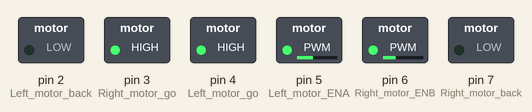
The sketch below on a simulated Arduino Uno, built with avr-gcc and run on an emulated ATmega328P. Parts: switched loads named in the sketch (green lamp = pin HIGH).

Above: at 0.1 s.
Timing chart, 0 to 1.6 s (numbered marks = the images above):
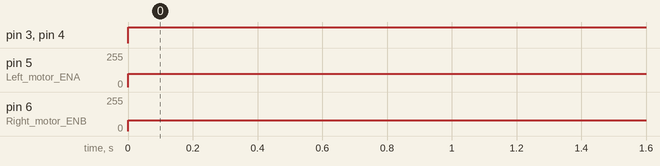

The sketch:

motor.ino
```cpp
//모터 정의 시작
//지금 모터 2개만 제어하는 코드인 듯
int Right_motor_ENB=6;   //우측모터 통제 -- PWD
int Right_motor_back=7;     //우측모터전진(IN1)
int Right_motor_go=3;     //우측모터후진(IN2)
int Left_motor_go=4;    // 좌측모터 전진(IN3)
int Left_motor_back=2;   //좌측모터 후진(IN4)
int Left_motor_ENA=5;   //좌측모터 통제 --PWD
int car_speed = 100;
void setup(){
  Serial.begin(9600);
  pinMode(Left_motor_go,OUTPUT); // IN1
  pinMode(Left_motor_back,OUTPUT); // IN2
  pinMode(Left_motor_ENA,OUTPUT);
  pinMode(Right_motor_go,OUTPUT);// IN3
  pinMode(Right_motor_back,OUTPUT);// IN4
  pinMode(Right_motor_ENB,OUTPUT);
}
//IN1,2,3,4, ENA, ENB 는 전압을 준다 VS 안준다 니까 digitalWrite
void run()     // 전진
{
  digitalWrite(Left_motor_go,HIGH);  // IN1
  digitalWrite(Left_motor_back,LOW);     //IN2
  analogWrite(Left_motor_ENA,100);//ENA
  digitalWrite(Right_motor_go,HIGH);//IN3
  digitalWrite(Right_motor_back,LOW);  // IN4
  analogWrite(Right_motor_ENB,80); //ENB
}

void loop() {
    run();
}
```

Measured:
- by itself, pin 3 (Right_motor_go), pin 4 (Left_motor_go): LOW → HIGH at 0.00 s
- by itself, pin 5 (Left_motor_ENA): 0/255 → 100/255 at 0.00 s
- by itself, pin 6 (Right_motor_ENB): 0/255 → 80/255 at 0.00 s
